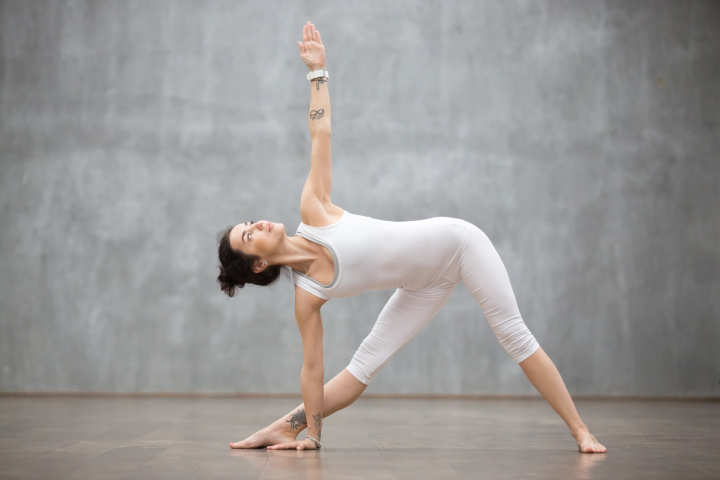
#> input picture Images/img1.jpg, 1440 x 960 px (shown at 1/2 size)
$ jupyter execute 'cv_3_1_图像的基本操作.ipynb'
#> lines starting #> are read from the running program, lines starting #| are printed output that depends on the picture; after the words box and inside, x2 and y2 are one past the last pixel; in counts of white or black regions, pixels touching at a corner belong together
[cell 1]
#实现：访问像素值并修改它们 - 访问图像属性 - 设置感兴趣区域(ROI) - 分割和合并图像
import cv2 as cv
import numpy as np
from matplotlib import pyplot as plt

img = cv.imread("../Images/img1.jpg")
#> img is the input picture: shape (960, 1440, 3); mean B, G, R 151.6, 152.7, 154.9
#BGR图像
'''
cv.namedWindow("image",cv.WINDOW_NORMAL)
cv.imshow("image", img)
cv.waitKey(0)
cv.destroyAllWindows()
'''
#取出某点像素
px = img[100,100]
#> px = [128, 126, 126]
print(px)
#| [128 126 126]

blue = img[100,100,0]
#> blue = 128
print(blue)
#| 128

[cell 2]
#同时也可以修改图片的某一像素、
"""
img[100, 100] = [255, 255, 255]
print(img[100, 100])
"""

[cell 3]
#使用numpy更高效的修改图片像素\
"""
print(img.item(100,100,2))
img.itemset((100,100,2), 100)
print(img.item(100,100,2))
"""

[cell 4]
#访问图像属性：图像行数，列数，通道数。图像数据类型。像素数等
#行、列、通道数：img.shape,可以通过返回值确定是彩图还是灰度图
print(img.shape)
#| (960, 1440, 3)
#像素大小：img.size  =  行数 * 列数 * 通道数
print(img.size)
#| 4147200
#数据类型：img.dtype
#img.dtype在调试时非常重要，因为OpenCV-Python代码中的大量错误是由无效的数据类型引起的。
print(img.dtype)
#| uint8

[cell 5]
#image ROI
#这里我用的是自己的图片，与官网代码不一样
img3 = img
img2 = img[400:500, 500:600]
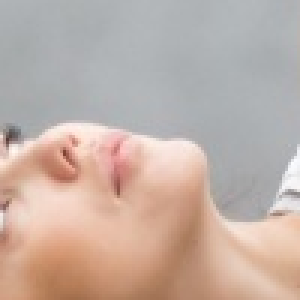
#> img2: shape (100, 100, 3) (shown 3 times larger); mean B, G, R 166.4, 175.4, 193.7
#其中400-500为高度范围，500-600为宽度范围
img3[800:900, 900:1000] = img2
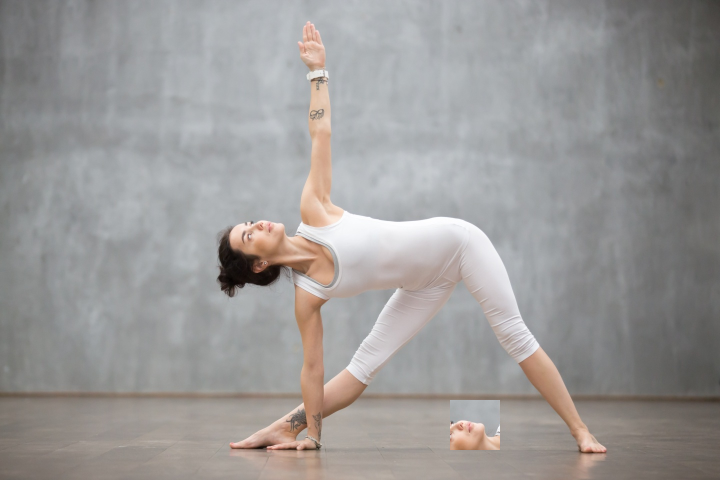
#> img3: shape (960, 1440, 3) (shown at 1/2 size); 0.72% of pixels changed, all inside (x1, y1, x2, y2) = (900, 800, 1000, 900)
"""
cv.namedWindow("image")
cv.imshow("image", img)
cv.waitKey(0)
cv.destroyAllWindows()
"""
#BGR-RGB
img = img[:,:,::-1]
img2 = img2[:,:,::-1]
img3 = img3[:,:,::-1]

#效果对比
plt.subplot(221),plt.imshow(img),plt.title('origin image')
plt.subplot(222),plt.imshow(img2),plt.title('the pixel of image')
plt.subplot(223),plt.imshow(img3),plt.title('processed image')
plt.show()
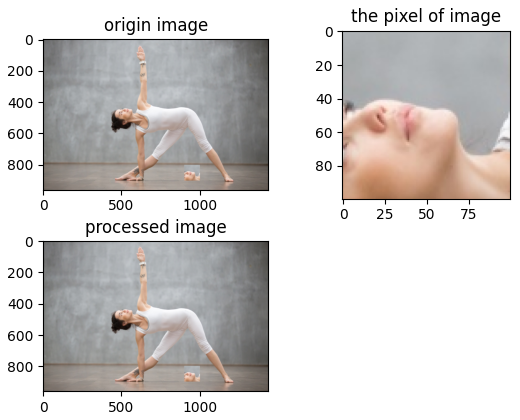
#> figure drawn by matplotlib, 3 panels

[cell 6]
#切割和合并图片
#上一步 img = img[:,:,::-1] 已经将BGR->RGB,这里重新载入
img = cv.imread("../Images/img1.jpg")
b, g, r = cv.split(img)
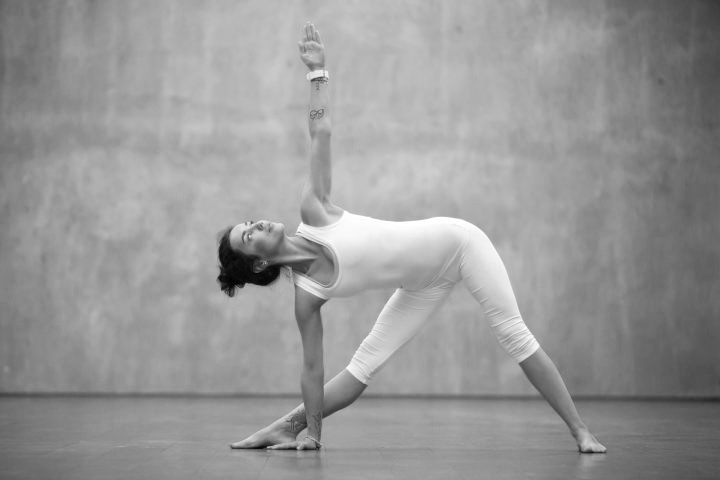
#> b: shape (960, 1440) (shown at 1/2 size); min 0, max 255, mean 151.6
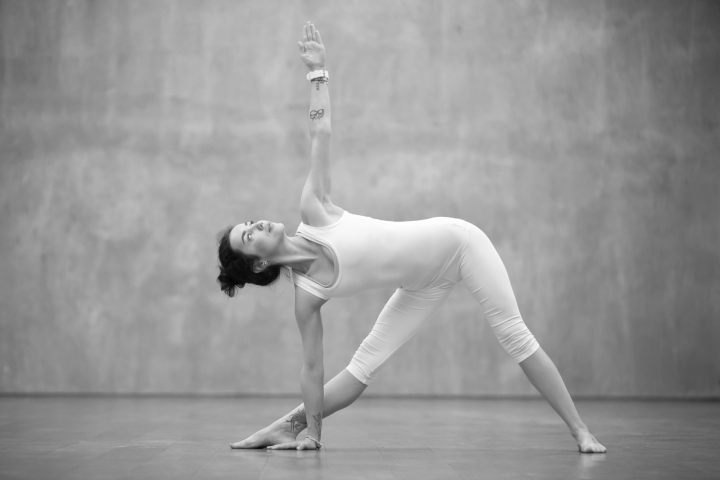
#> g: shape (960, 1440) (shown at 1/2 size); min 3, max 255, mean 152.7
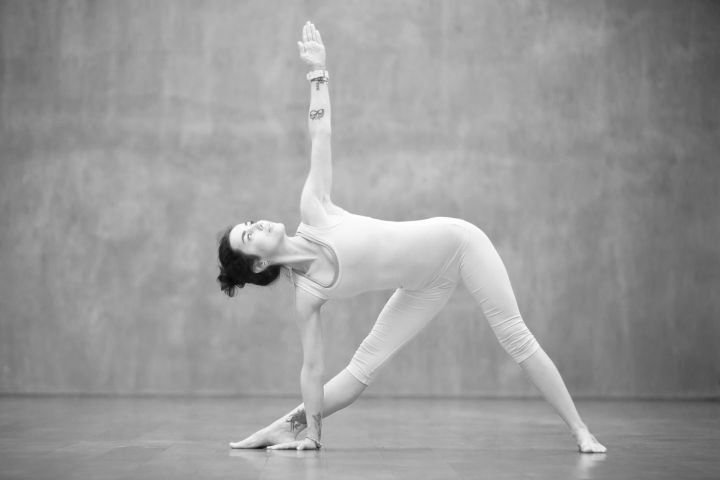
#> r: shape (960, 1440) (shown at 1/2 size); min 7, max 255, mean 154.9
img = cv.merge((r,g,b))
plt.imshow(img)
plt.show()
#cv.split()是一项耗时的操作（就时间而言）。因此，仅在必要时才这样做。否则请进行Numpy索引。

[cell 7]
#为图片设置边框
#函数：cv.copyMakeBorder()
#参数：src，top,bottom.,left,right,borderType,value
BLUE = [0,0,255]
img1 = cv.imread("../Images/img1.jpg")

img1 = img1[:,:,::-1]

replicate = cv.copyMakeBorder(img1,10,10,10,10,cv.BORDER_REPLICATE)
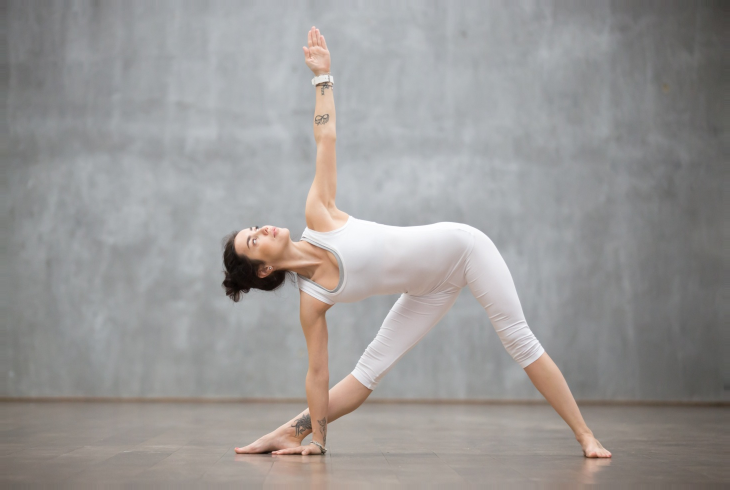
#> replicate: shape (980, 1460, 3) (shown at 1/2 size); mean R, G, B 154.1, 151.8, 150.7
reflect = cv.copyMakeBorder(img1,10,10,10,10,cv.BORDER_REFLECT)
reflect101 = cv.copyMakeBorder(img1,10,10,10,10,cv.BORDER_REFLECT_101)
wrap = cv.copyMakeBorder(img1,10,10,10,10,cv.BORDER_WRAP)
constant= cv.copyMakeBorder(img1,10,10,10,10,cv.BORDER_CONSTANT,value=BLUE)
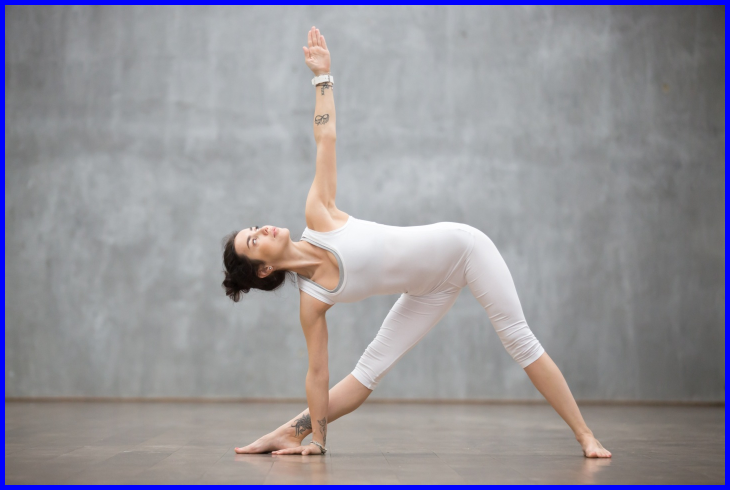
#> constant: shape (980, 1460, 3) (shown at 1/2 size); mean R, G, B 149.7, 147.5, 155.1

plt.subplot(231),plt.imshow(img1,'gray'),plt.title('ORIGINAL')
plt.subplot(232),plt.imshow(replicate,'gray'),plt.title('REPLICATE')
plt.subplot(233),plt.imshow(reflect,'gray'),plt.title('REFLECT')
plt.subplot(234),plt.imshow(reflect101,'gray'),plt.title('REFLECT_101')
plt.subplot(235),plt.imshow(wrap,'gray'),plt.title('WRAP')
plt.subplot(236),plt.imshow(constant,'gray'),plt.title('CONSTANT')

plt.show

$ run again, with Images/img19.jpg copied over Images/img1.jpg
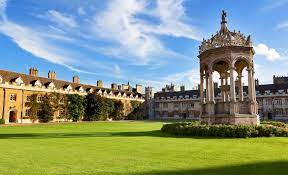
#> input picture Images/img19.jpg, 288 x 175 px
#> img is the input picture: shape (175, 288, 3); mean B, G, R 130.4, 150.2, 134
#> px = [0, 21, 35]
#| [ 0 21 35]
#> blue = 0
#| 0
#| (175, 288, 3)
#| 151200
#| uint8
#> img2 = empty array
#> `b, g, r = cv.split(img)`:
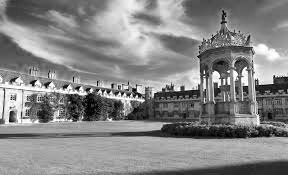
#> r: shape (175, 288); min 0, max 255, mean 134
#> `constant= cv.copyMakeBorder(img1,10,10,10,10,cv.BORDER_CONSTANT,value=..`:
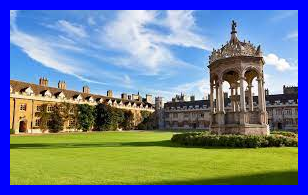
#> constant: shape (195, 308, 3); mean R, G, B 112.4, 126, 150.4
